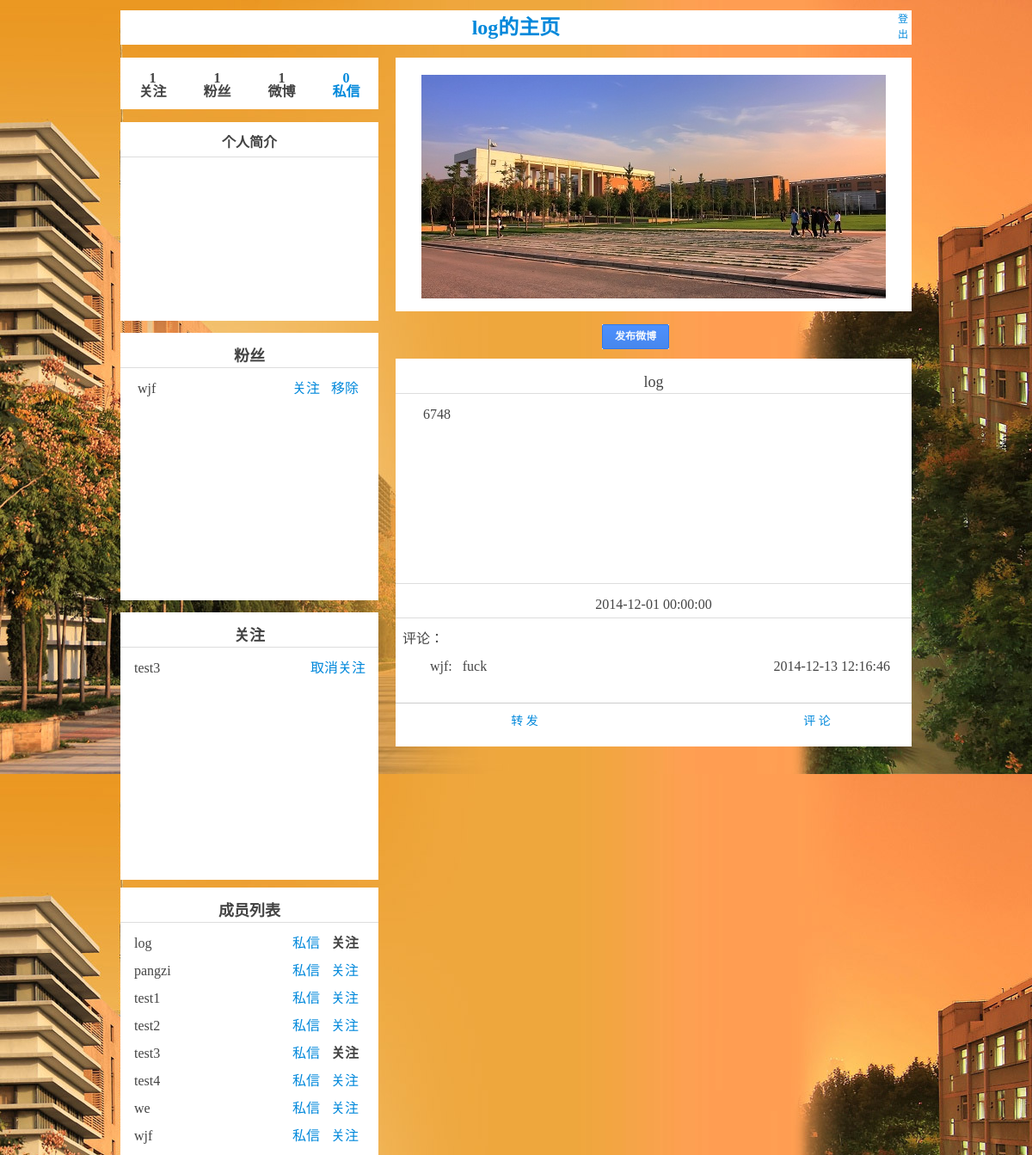
/mainPage.php (signed in), run on the app's committed database.
### tables this page shows
CREATE TABLE IF NOT EXISTS `user` (
  `uName` varchar(20) NOT NULL DEFAULT '' COMMENT '用户名',
  `uPasswd` varchar(20) DEFAULT NULL COMMENT '用户密码',
  `uIntro` varchar(500) DEFAULT NULL COMMENT '用户简介',
  `uLevel` int(2) NOT NULL DEFAULT '0' COMMENT '用户级别',
  `uIsLetter` int(1) NOT NULL DEFAULT '1' COMMENT '是否接受私信',
  PRIMARY KEY (`uName`),
  UNIQUE KEY `uName` (`uName`)
);

CREATE TABLE IF NOT EXISTS `attention` (
  `aedUserName` varchar(20) NOT NULL COMMENT '被关注人名字',
  `aUserName` varchar(20) NOT NULL COMMENT '关注人名字',
  PRIMARY KEY (`aedUserName`,`aUserName`),
  KEY `attention_ibfk_2` (`aUserName`)
);

CREATE TABLE IF NOT EXISTS `weibo` (
  `wID` int(5) NOT NULL AUTO_INCREMENT COMMENT '发布微薄的ID',
  `wUserName` varchar(20) NOT NULL COMMENT '发布人名字',
  `wContent` varchar(500) DEFAULT NULL COMMENT '发布的文字内容',
  `wTime` datetime NOT NULL COMMENT '发布的时间',
  `wIsTransmit` int(1) NOT NULL DEFAULT '0' COMMENT '是否是转发微薄',
  `wTransmitUserName` varchar(20) NOT NULL COMMENT '转发自何人',
  PRIMARY KEY (`wID`),
  KEY `uID` (`wUserName`),
  KEY `wID` (`wID`)
);

CREATE TABLE IF NOT EXISTS `comment` (
  `cID` int(5) NOT NULL AUTO_INCREMENT,
  `cContent` varchar(200) DEFAULT NULL COMMENT '内容',
  `cWeiboID` int(5) NOT NULL,
  `cUserName` varchar(20) NOT NULL,
  `cTime` datetime NOT NULL COMMENT '时间',
  PRIMARY KEY (`cID`),
  UNIQUE KEY `cID` (`cID`),
  KEY `cReleaseID` (`cWeiboID`,`cUserName`),
  KEY `cUserName` (`cUserName`)
);

### mainPage.php (the view, shortened to what this page needs)
<!DOCTYPE html PUBLIC "-//W3C//DTD XHTML 1.0 Transitional//EN" "http://www.w3.org/TR/xhtml1/DTD/xhtml1-transitional.dtd">
<html xmlns="http://www.w3.org/1999/xhtml">
<head>
<link rel="stylesheet" href="css/mainPage.css" media="all">
</head>
<body>
	<div class=" div0">
		<div class=" div1">
			<?php
			if (! isset ( $_SESSION ['currentuser'] )) {
				echo "未登录，<a href=\"index.php\" target=\"_parent\">请登录</a>";
			} else {
				$user = $_SESSION ['currentuser'];
				echo "<h1><a class=\" theme-main\" href=\"javascript:;\">{$user}的主页</a></h1 > ";
				echo "<div class=\" div1-1\"><a href=\"logout.php\"  target=\"_parent\">登出</a></div>";
			}
			?>
		</div>
		<div class=" div2">
			<?php
			if (! isset ( $_SESSION ['currentuser'] )) {
				echo "未登录，<a href=\"index.php\" target=\"_parent\">请登录</a>";
			} else {
				$sql = "select * from attention where aUserName='{$user}'";
				$sql1 = "select * from attention where aedUserName='{$user}'";
				$sql2 = "select * from weibo where wUserName='{$user}'";
				$result = mysql_query ( $sql ) or die ( "Could not query: " . mysql_error () );
				$result1 = mysql_query ( $sql1 ) or die ( "Could not query: " . mysql_error () );
				$result2 = mysql_query ( $sql2 ) or die ( "Could not query: " . mysql_error () );
				$i = 0;
				while ( $row = mysql_fetch_array ( $result ) ) {
					$i = $i + 1;
				}
				$j = 0;
				while ( $row = mysql_fetch_array ( $result1 ) ) {
					$j = $j + 1;
				}
				$k = 0;
				while ( $row = mysql_fetch_array ( $result2 ) ) {
					$k = $k + 1;
				}
				$l = 0;
				$i = $i - 1;
				$j = $j - 1;
				echo "<div class=\" div2-1\" ><br/>" . $i . "<br/>关注</div>";
				echo "<div class=\" div2-2\" ><br/>" . $j . "<br/>粉丝</div>";
				echo "<div class=\" div2-3\" ><br/>" . $k . "<br/>微博</div>";
				echo "<div class=\" div2-4\" ><br/><a class=\"theme-receive\" href=\"javascript:;\">" . $l . "<br/>私信</a></div>";
			}
			?>
		</div>
		<div class=" div3">
			<div class="div3-1">
				<br />个人简介
			</div>
		<?php
		if (! isset ( $_SESSION ['currentuser'] )) {
			echo "未登录，<a href=\"index.php\" target=\"_parent\">请登录</a>";
		} else {
			$sql = "select uIntro from user where uName='{$user}'";
			$result = mysql_query ( $sql ) or die ( "Could not query: " . mysql_error () );
			while ( $row = mysql_fetch_array ( $result ) ) {
				echo "<div class=\"div3-2\"><br/>&nbsp &nbsp &nbsp &nbsp &nbsp &nbsp " . $row ['uIntro'] . "</div>";
			}
		}
		?>
		</div>
		<div class=" div4">
			<img src="images/main1.jpg" class="img1" name="picture"
				onmouseover="picture.src='images/main2.jpg'"
				onmouseout="picture.src='images/main3.jpg'" />
		</div>
		<div class=" div5">
			<div class="div5-1">
				<br />粉丝
			</div>
			<?php
			if (! isset ( $_SESSION ['currentuser'] )) {
				echo "未登录，<a href=\"index.php\" target=\"_parent\">请登录</a>";
			} else {
				$sql = "select * from attention where aedUserName='{$user}'";
				$result = mysql_query ( $sql ) or die ( "Could not query: " . mysql_error () );
				echo "<div class=\"div5-2\"><br/><ul>";
				while ( $row = mysql_fetch_array ( $result ) ) {
					$sql2 = "select * from attention where aUserName='{$user}' and aedUserName='" . $row ['aUserName'] . "'";
					$result2 = mysql_query ( $sql2 ) or die ( "Could not query: " . mysql_error () );
					if ($row ['aUserName'] != $user) {
						if ($row2 = mysql_fetch_array ( $result2 )) {
							echo " <li>&nbsp &nbsp &nbsp " . $row ['aUserName'] . "<b class=\"div5-2-a-1\" > 关注</b><a class=\"div5-2-a-2\" href=\"removeFans.php?aUserName=" . $row ['aUserName'] . "\"> 移除</a></li> <br/>";
						} else {
							echo " <li>&nbsp &nbsp &nbsp" . $row ['aUserName'] . "<a class=\"div5-2-a-1\" href=\"addAttention.php?aedUserName=" . $row ['aUserName'] . "\"> 关注</a><a class=\"div5-2-a-2\" href=\"removeFans.php?aUserName=" . $row ['aUserName'] . "\"> 移除</a></li> <br/>";
						}
					}
				}
				echo "</ul></div>";
			}
			?>
		</div>
		<div class=" div6">
			<div class="div6-1">
				<br />关注
			</div>
			<?php
			if (! isset ( $_SESSION ['currentuser'] )) {
				echo "未登录，<a href=\"index.php\" target=\"_parent\">请登录</a>";
			} else {
				$sql = "select * from attention where aUserName='{$user}'";
				$result = mysql_query ( $sql ) or die ( "Could not query: " . mysql_error () );
				echo "<div class=\"div6-2\"><br/><ul>";
				while ( $row = mysql_fetch_array ( $result ) ) {
					if ($row ['aedUserName'] != $user) {
						echo "<li>&nbsp &nbsp " . $row ['aedUserName'] . "<a href=\"cancelAttention.php?aedUserName=" . $row ['aedUserName'] . "\"> 取消关注</a></li> <br/>";
					}
				}
				echo "</ul></div>";
			}
			?>
		</div>
		<div class=" div9">
			<div class="div6-1">
				<br />成员列表
			</div>
			<?php
			if (! isset ( $_SESSION ['currentuser'] )) {
				echo "未登录，<a href=\"index.php\" target=\"_parent\">请登录</a>";
			} else {
				$sql = "select * from user ";
				$result = mysql_query ( $sql ) or die ( "Could not query: " . mysql_error () );
				echo "<div class=\"div6-2\"><br/><ul>";
				while ( $row = mysql_fetch_array ( $result ) ) {
					$ledName = $row ['uName'];
					$sql2 = "select * from attention where aUserName='{$user}' and aedUserName='" . $row ['uName'] . "'";
					$result2 = mysql_query ( $sql2 ) or die ( "Could not query: " . mysql_error () );
					if ($row2 = mysql_fetch_array ( $result2 )) {
						if ($row ['uIsLetter'] == 1) {
							echo "<li>&nbsp &nbsp " . $row ['uName'] . "<a class=\"div9-2-a-1 theme-chat\" onclick = \"clickuser('{$ledName}')\" href=\"javascript:;\">私信</a><b class=\"div9-2-a-2\"> 关注</b></li> <br/>";
						} else {
							echo "<li>&nbsp &nbsp " . $row ['uName'] . "<b class=\"div9-2-a-1\" >私信</b><b class=\"div9-2-a-2\"> 关注</b></li> <br/>";
						}
					} else {
						if ($row ['uIsLetter'] == 1) {
							echo "<li>&nbsp &nbsp " . $row ['uName'] . "<a class=\"div9-2-a-1 theme-chat\" onclick = \"clickuser('{$ledName}')\" href=\"javascript:;\">私信</a><a class=\"div9-2-a-2\" href=\"addAttention.php?aedUserName=" . $row ['uName'] . "\"> 关注</a></li> <br/>";
						} else {
							echo "<li>&nbsp &nbsp " . $row ['uName'] . "<b class=\"div-92-a-1\">私信</b><b class=\"div9-2-a-2\" href=\"addAttention.php?aedUserName=" . $row ['uName'] . "\"> 关注</a></li> <br/>";
						}
					}
				}
				echo "</ul></div>";
			}
			?>
		</div>
		<div class="div8">
			<a class="btn btn-primary btn-large theme-release"
				href="javascript:;">发布微博</a>
		</div>
		<?php
		if (! isset ( $_SESSION ['currentuser'] )) {
			echo "未登录，<a href=\"index.php\" target=\"_parent\">请登录</a>";
		} else {
			$sql = "select * from weibo,attention   where wUserName=aedUserName and ( aUserName='{$user}' ) order  by wTime desc";
			$result = mysql_query ( $sql ) or die ( "Could not query: " . mysql_error () );
			$i = 0;
			while ( $row = mysql_fetch_array ( $result ) ) {
				$top = 405 + (10 + 450) * $i;
				$id = $row ['wID'];
				if ($row ['wIsTransmit'] == 0) {
					echo "<div   class=\" div7\" style=\"top:" . $top . "px\">
								<div class=\"div7-1\"><br/>" . $row ['wUserName'] . "</div>
								<div class=\"div7-2\">
									<div class=\"div7-2-1\"><br/>&nbsp &nbsp &nbsp &nbsp " . $row ['wContent'] . "</div>
									<div class=\"div7-2-2\"><br/>" . $row ['wTime'] . "</div>
									<div class=\"div7-2-3\"><br/>&nbsp 评论：<br/> <br/>";
					$sql1 = "select * from weibo,comment  where wID=cWeiboID and wID='" . $row ['wID'] . "'  order  by wTime desc";
					$result1 = mysql_query ( $sql1 ) or die ( "Could not query: " . mysql_error () );
					while ( $row1 = mysql_fetch_array ( $result1 ) ) {
						echo "&nbsp &nbsp &nbsp &nbsp &nbsp " . $row1 ['cUserName'] . ": &nbsp " . $row1 ['cContent'] . "<b class=div7-2-1-1>" . $row1 ['cTime'] . "</b><br/> <br/>";
					}
					echo "</div>
								</div>
								<div class=\"div7-3\">
									<div class=\"div7-3-1\"><br/><a class=\" btn-large \" href=\"transmitWeibo.php?wID='{$id}'\">转 发</a></div>
									<div class=\"div7-3-2\"><br/><a  class=\" btn-large theme-comment\" href=\"javascript:;\" onclick=\"clickme(" . $id . ")\">评 论</a></div>
								</div>
							</div>";
				}
				$i = $i + 1;
			}
		}
		?>
	</div>
</body>
</html>

### data on the page
user: uName "log"
attention: aUserName "wjf"
attention: aedUserName "test3"
user: uName "pangzi"
user: uName "test1"
user: uName "test2"
user: uName "test3"
user: uName "test4"
user: uName "we"
user: uName "wjf"
weibo: wUserName "log", wContent "6748", wTime "2014-12-01 00:00:00"
comment: cUserName "wjf", cContent "fuck", cTime "2014-12-13 12:16:46"

### other printed values
$user "log"
$i "1"
$j "1"
$k "1"
$l "0"
